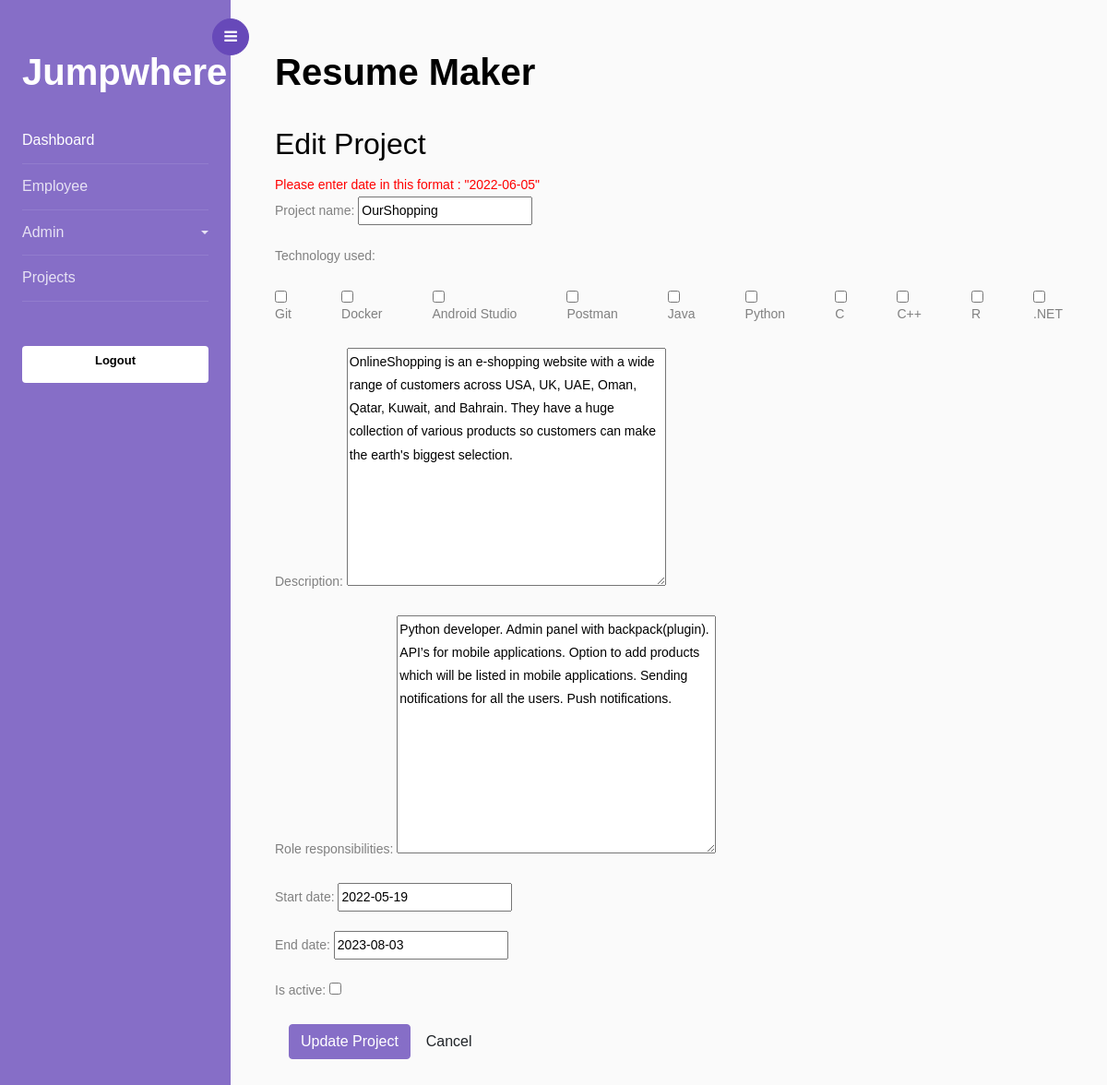
/2/editproject/, run on an earlier commit of the app's database.
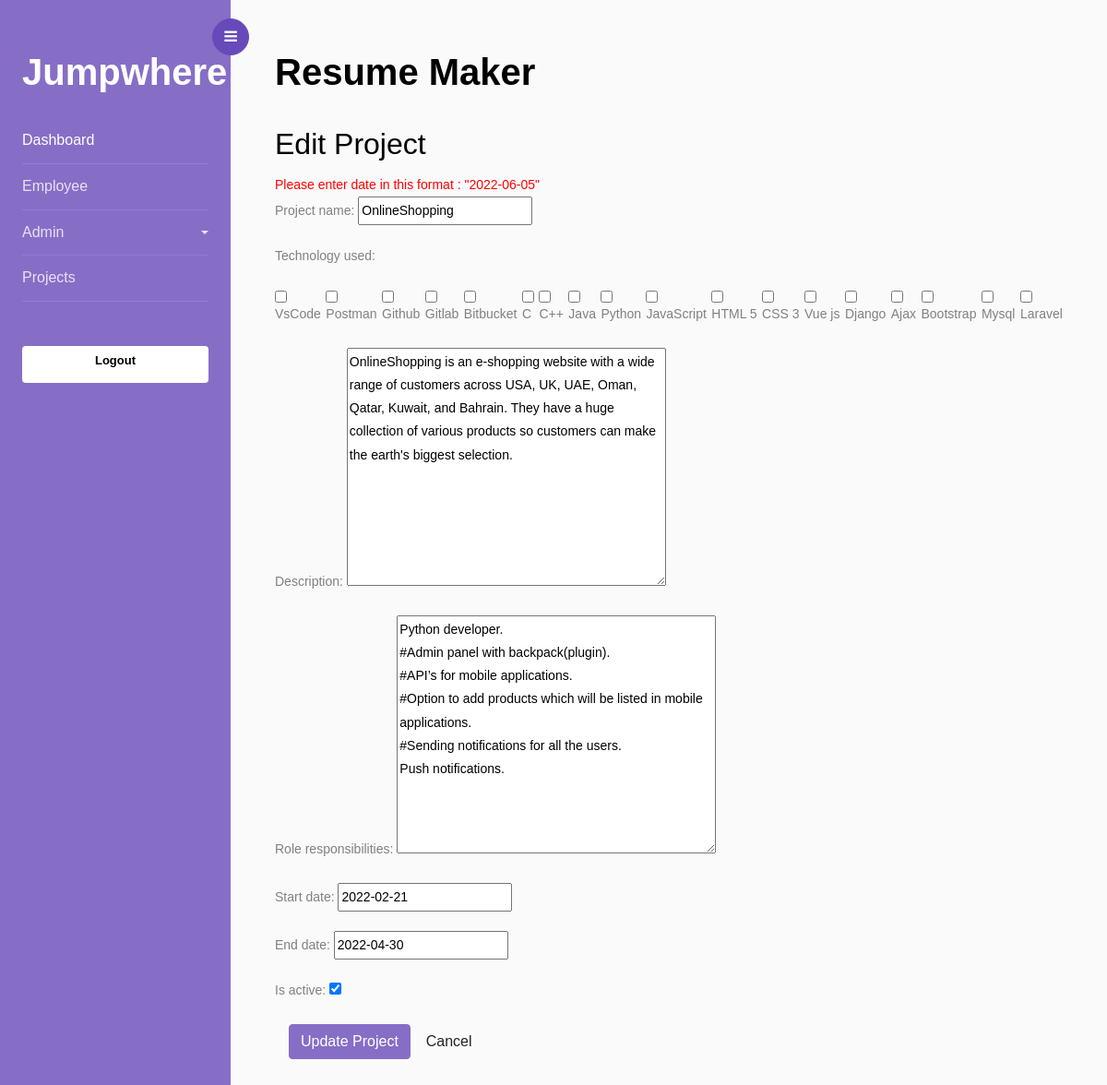
And on a later commit of the database.
### resume/models.py (models this page shows, shortened)
class Projects(models.Model):
    project_name = models.CharField(max_length=255)
    technology_used = models.CharField(max_length=255)
    description = models.TextField()
    role_responsibilities = models.TextField()
    start_date = models.DateField(null=True, blank=True)
    end_date = models.DateField(null=True, blank=True)
    is_active = models.BooleanField(default=True)
    flag = models.BooleanField(default=1)

### resume/views.py (the view)
# urls.py: path('<int:pk>/editproject/', project_edit, name='project_edit'),
def project_edit(request, pk):
    project = get_object_or_404(Projects, pk=pk)
    if request.method == 'POST':
        form = ProjectForm(request.POST, instance=project)
        if form.is_valid():
            form.save()
            return redirect('project_list')
    else:
        form = ProjectForm(instance=project)
    context = {'form': form}
    return render(request, 'edit_project.html', context)

### resume/forms.py
class ProjectForm(forms.ModelForm):
    technology_used = forms.MultipleChoiceField(widget=forms.CheckboxSelectMultiple)
    class Meta:
        model = Projects
        fields = ['project_name', 'technology_used', 'description', 'role_responsibilities', 'start_date', 'end_date', 'is_active']
    def __init__(self, *args, **kwargs):
        super().__init__(*args, **kwargs)
        tools = Tool.objects.filter(flag=True)
        coding_skills = CodingSkill.objects.filter(flag=1)
        choices = list(chain(tools, coding_skills))
        self.fields['technology_used'].choices = [(choice.name, choice.name) for choice in choices]
        self.fields['technology_used'].widget.attrs.update({'class': 'flex-row'})

### templates/edit_project.html (shortened to what this page needs)
{% extends 'home.html' %}
{% block content %}
  <h2>Edit Project</h2>
  <a style="color:red ;">Please enter date in this format : "2022-06-05"</a>
  <form method="post" class="form-horizontal">
    {{ form.as_p }}
    <div class="form-group">
      <div class="col-sm-offset-2 col-sm-10">
        <button type="submit" class="btn btn-primary">Update Project</button>
        <a href="{% url 'project_list' %}" class="btn btn-default">Cancel</a>
      </div>
    </div>
  </form>
{% endblock %}

What changed in the data, as far as the page shows it:
changed Projects: project_name "OurShopping" → "OnlineShopping"; technology_used "☐ ☐ ☐ ☐ ☐ ☐ ☐ ☐ ☐ ☐" → "☐ ☐ ☐ ☐ ☐ ☐ ☐ ☐ ☐ ☐ ☐ ☐ ☐ ☐ ☐ ☐ ☐ ☐"; role_responsibilities "Python developer. Admin panel with backpack(plugin). API’s for mobile applications. Option to add products which will be listed in mobile applications. Sending notifications for all the…" → "Python developer. #Admin panel with backpack(plugin). #API’s for mobile applications. #Option to add products which will be listed in mobile applications. #Sending notifications for all the…"; start_date "2022-05-19" → "2022-02-21"; end_date "2023-08-03" → "2022-04-30"; is_active "☐" → "☑"
Also different on the page:
text no longer shown: "Project name: Technology used: Git Docker Android Studio Postman Java Python C C++ R .NET Description: Role responsibilities: Start date: End date: Is active:"
text now shown: "Project name: Technology used: VsCode Postman Github Gitlab Bitbucket C C++ Java Python JavaScript HTML 5 CSS 3 Vue js Django Ajax Bootstrap Mysql Laravel Description: Role responsibilities: Start date: End date: Is active:"
